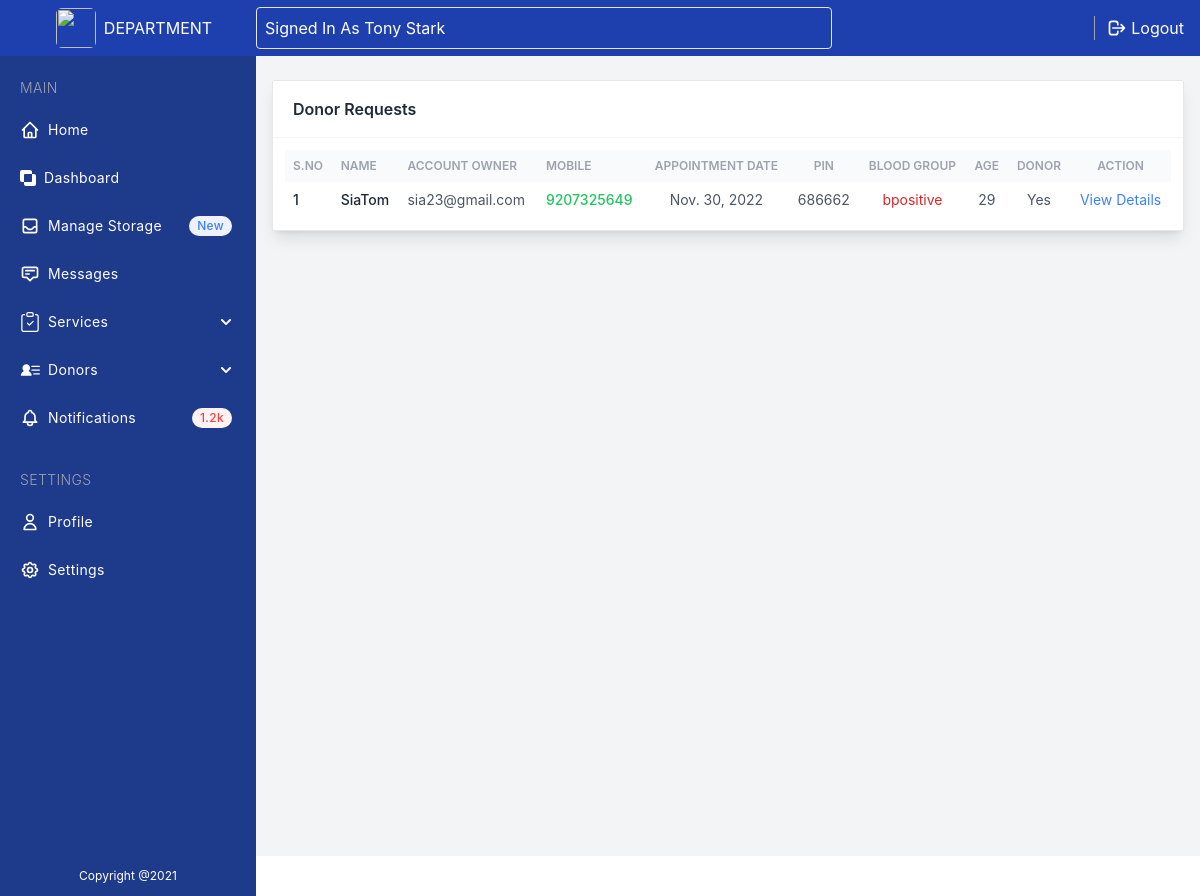
Page /donor_requests/ (signed in) on the committed database.
### user/models.py (models this page shows, shortened)
class DonorAppointment (models.Model):
    user = models.ForeignKey(Donor, on_delete=models.CASCADE)
    fname = models.CharField(max_length=50)
    lname = models.CharField(max_length=50)
    age = models.CharField(max_length=2)
    place = models.CharField(max_length=50)
    pin = models.CharField(max_length=6)
    mob = models.CharField(max_length=15, null=True)
    bloodgroup = models.CharField(max_length=10)
    appointmentdate = models.DateField( max_length=10)
    regulardonor = models.CharField(max_length=6)
    status = models.CharField(max_length=40, null=True)
    departmentremark = models.CharField(max_length=300, null=True)
    date = models.DateTimeField(auto_now_add=True)
    updationdate = models.DateField(null=True)

class Donor (models.Model):
    user = models.ForeignKey(User, on_delete=models.CASCADE)
    contact = models.CharField(max_length=15, null=True)
    place = models.CharField(max_length=50)
    userpin = models.CharField(max_length=6)
    userpic = models.FileField(null=True)
    userbloodgroup = models.CharField(max_length=10)
    userdob = models.CharField(max_length=2)
    regdate = models.DateTimeField(auto_now_add=True)
    def __str__(self):
        return self.user.username

### department/views.py (the view)
# urls.py: path('donor_requests/', views.donor_requests, name='donor_requests'),
def donor_requests(request):
    if not request.user.is_authenticated:
        return redirect('dep_login')
    appointment = DonorAppointment.objects.filter(status="pending")
    return render(request, 'dep_donor_requests.html', locals())

### templates/dep_donor_requests.html (shortened to what this page needs)
{% extends 'dep_base.html' %}
{% block content %}
{% load static %}
<section class="antialiased bg-gray-100 text-gray-600 h-screen ml-14 mt-14 mb-10 md:ml-64 px-4">
<div class="flex flex-col w-full pt-6 h-full">
    <div class="w-full mx-auto bg-white shadow-lg rounded-sm border border-gray-200">
        <header class="px-5 py-4 border-b border-gray-100">
            <h2 class="font-semibold text-gray-800">Donor Requests</h2>
        </header>
        <div class="p-3">
            <div class="overflow-x-auto">
                <table class="table-auto w-full">
                    <thead class="text-xs font-semibold uppercase text-gray-400 bg-gray-50">
                        <tr>
                            <th class="p-2 whitespace-nowrap">
                                <div class="font-semibold text-left">S.No</div>
                            </th>
                            <th class="p-2 whitespace-nowrap">
                                <div class="font-semibold text-left">Name</div>
                            </th>
                            <th class="p-2 whitespace-nowrap">
                                <div class="font-semibold text-left">Account Owner</div>
                            </th>
                            <th class="p-2 whitespace-nowrap">
                                <div class="font-semibold text-left">Mobile</div>
                            </th>
                            <th class="p-2 whitespace-nowrap">
                                <div class="font-semibold text-center">Appointment Date</div>
                            </th>
                            <th class="p-2 whitespace-nowrap">
                                <div class="font-semibold text-center">Pin</div>
                            </th>
                            <th class="p-2 whitespace-nowrap">
                                <div class="font-semibold text-center">Blood Group</div>
                            </th>
                            <th class="p-2 whitespace-nowrap">
                                <div class="font-semibold text-center">Age</div>
                            </th>
                            <th class="p-2 whitespace-nowrap">
                                <div class="font-semibold text-center">Donor</div>
                            </th>
                            <th class="p-2 whitespace-nowrap">
                                <div class="font-semibold text-center">Action</div>
                            </th>
                        </tr>
                    </thead>
                    <tbody class="text-sm divide-y divide-gray-100">
                        {% for i in appointment %}
                        <tr>
                            <td class="p-2 whitespace-nowrap">
                                <div class="flex items-center">
                                    <div class="font-medium text-gray-800">{{forloop.counter}}</div>
                                </div>
                            </td>
                            <td class="p-2 whitespace-nowrap">
                                <div class="flex items-center">
                                    <div class="font-medium text-gray-800">{{ i.fname }}{{ i.lname }}</div>
                                </div>
                            </td>
                            <td class="p-2 whitespace-nowrap">
                                <div class="text-left">{{i.user}}</div>
                            </td>
                            <td class="p-2 whitespace-nowrap">
                                <div class="text-left font-medium text-green-500">{{i.mob}}</div>
                            </td>
                            <td class="p-2 whitespace-nowrap">
                                <div class="text-md text-center">{{i.appointmentdate}}</div>
                            </td>
                            <td class="p-2 whitespace-nowrap">
                                <div class="text-md text-center">{{i.pin}}</div>
                            </td>
                            <td class="p-2 whitespace-nowrap text-red-600">
                                <div class="text-md text-center">{{i.bloodgroup}}</div>
                            </td>
                            <td class="p-2 whitespace-nowrap">
                                <div class="text-md text-center">{{i.age}}</div>
                            </td>
                            <td class="p-2 whitespace-nowrap">
                                <div class="text-md text-center">{{i.regulardonor}}</div>
                            </td>
                            <td class="p-2 whitespace-nowrap">
                                <div class="text-md text-center"><a href="{% url 'donor_details' i.id %}" class="text-blue-500 hover:text-blue-700">View Details</a> </div>
                            </td>
                        </tr>
                        {% endfor %}
                    </tbody>
                </table>
            </div>
        </div>
    </div>
</div>
</section>
{% endblock %}

### templates/dep_base.html (shortened to what this page needs)
{% load static %}
<!DOCTYPE html>
<html lang="en">
<head>
    <link rel="stylesheet" href="{% static 'css/main.min.css' %}">
</head>
<body class="bg-white m-0 bg-[url('../img/bg-tablet-pattern.svg')] bg-[length:800px_800px]">
  {% load static %}
<div x-data="setup()" :class="{ 'dark': isDark }">
    <div class="min-h-screen flex flex-col flex-auto flex-shrink-0 antialiased bg-white dark:bg-gray-700 text-black dark:text-white">
      <div class="fixed w-full flex items-center justify-between h-14 text-white z-10">
        <div class="flex items-center justify-start md:justify-center pl-3 w-14 md:w-64 h-14 bg-blue-800 dark:bg-gray-800 border-none">
          <img class="w-7 h-7 md:w-10 md:h-10 mr-2 rounded-md overflow-hidden" src="{{request.user.department_set.all.0.deppic.url}}" />
          <span class="hidden md:block">DEPARTMENT</span>
        </div>
        <div class="flex justify-between items-center h-14 bg-blue-800 dark:bg-gray-800 header-right">
          <div class="rounded flex items-center w-full max-w-xl mr-4 p-2 shadow-sm border border-gray-200">
            <p class="text-white">Signed In As {{request.user.first_name}} {{request.user.last_name}}</p>
          </div>
          <ul class="flex items-center">
            <li>
            </li>
            <li>
              <a href="{% url 'dep_logout' %}" class="flex items-center mr-4 hover:text-blue-100">
                <span class="inline-flex mr-1">
                  <svg class="w-5 h-5" fill="none" stroke="currentColor" viewBox="0 0 24 24" xmlns="http://www.w3.org/2000/svg"><path stroke-linecap="round" stroke-linejoin="round" stroke-width="2" d="M17 16l4-4m0 0l-4-4m4 4H7m6 4v1a3 3 0 01-3 3H6a3 3 0 01-3-3V7a3 3 0 013-3h4a3 3 0 013 3v1"></path></svg>
                </span>
                Logout
              </a>
            </li>
          </ul>
        </div>
      </div>
      <div class="fixed flex flex-col top-14 left-0 w-14 hover:w-64 md:w-64 bg-blue-900 dark:bg-gray-900 h-full text-white transition-all duration-300 border-none z-10 sidebar">
        <div class="overflow-y-auto overflow-x-hidden flex flex-col justify-between flex-grow">
          <ul class="flex flex-col py-4 space-y-1">
            <li class="px-5 hidden md:block">
              <div class="flex flex-row items-center h-8">
                <div class="text-sm font-light tracking-wide text-gray-400 uppercase">Main</div>
              </div>
            </li>
            <li>
              <a href="{% url 'dep_home' %}" class="relative flex flex-row items-center h-11 focus:outline-none hover:bg-blue-800 dark:hover:bg-gray-600 text-white-600 hover:text-white-800 border-l-4 border-transparent hover:border-blue-500 dark:hover:border-gray-800 pr-6">
                <span class="inline-flex justify-center items-center ml-4">
                </span>
                <span class="ml-2 text-sm tracking-wide truncate">Home</span>
              </a>
            </li>
            <li>
              <a href="{% url 'dep_dashboard' %}" class="relative flex flex-row items-center h-11 focus:outline-none hover:bg-blue-800 dark:hover:bg-gray-600 text-white-600 hover:text-white-800 border-l-4 border-transparent hover:border-blue-500 dark:hover:border-gray-800 pr-6">
                <span class="inline-flex justify-center items-center ml-4">
                </span>
                <span class="ml-2 text-sm tracking-wide truncate">Dashboard</span>
              </a>
            </li>
            <li>
              <a href="#" class="relative flex flex-row items-center h-11 focus:outline-none hover:bg-blue-800 dark:hover:bg-gray-600 text-white-600 hover:text-white-800 border-l-4 border-transparent hover:border-blue-500 dark:hover:border-gray-800 pr-6">
                <span class="inline-flex justify-center items-center ml-4">
                </span>
                <span class="ml-2 text-sm tracking-wide truncate">Manage Storage</span>
                <span class="hidden md:block px-2 py-0.5 ml-auto text-xs font-medium tracking-wide text-blue-500 bg-indigo-50 rounded-full">New</span>
              </a>
            </li>
            <li>
              <a href="#" class="relative flex flex-row items-center h-11 focus:outline-none hover:bg-blue-800 dark:hover:bg-gray-600 text-white-600 hover:text-white-800 border-l-4 border-transparent hover:border-blue-500 dark:hover:border-gray-800 pr-6">
                <span class="inline-flex justify-center items-center ml-4">
                  <svg class="w-5 h-5" fill="none" stroke="currentColor" viewBox="0 0 24 24" xmlns="http://www.w3.org/2000/svg"><path stroke-linecap="round" stroke-linejoin="round" stroke-width="2" d="M7 8h10M7 12h4m1 8l-4-4H5a2 2 0 01-2-2V6a2 2 0 012-2h14a2 2 0 012 2v8a2 2 0 01-2 2h-3l-4 4z"></path></svg>
                </span>
                <span class="ml-2 text-sm tracking-wide truncate">Messages</span>
              </a>
            </li>
            <li class="relative" id="sidenavEx1">
              <a class="flex text-sm items-center h-11  overflow-hidden hover:text-white-800 text-ellipsis whitespace-nowrap rounded dark:hover:border-gray-800 pr-6 border-l-4 border-transparent hover:border-blue-500 dark:hover:bg-gray-600 transition duration-300 ease-in-out cursor-pointer" data-mdb-ripple="true" data-mdb-ripple-color="dark" data-bs-toggle="collapse" data-bs-target="#collapseSidenavEx1" aria-expanded="true" aria-controls="collapseSidenavEx1">
                <span class="inline-flex justify-center items-center ml-4">
                </span>
                <span class="ml-2 text-sm tracking-wide truncate">Services</span>
              </a>
            </li>
            <li class="relative" id="sidenavEx2">
              <a class="flex text-sm items-center h-11  overflow-hidden hover:text-white-800 text-ellipsis whitespace-nowrap rounded dark:hover:border-gray-800 pr-6 border-l-4 border-transparent hover:border-blue-500 dark:hover:bg-gray-600 transition duration-300 ease-in-out cursor-pointer" data-mdb-ripple="true" data-mdb-ripple-color="dark" data-bs-toggle="collapse" data-bs-target="#collapseSidenavEx2" aria-expanded="true" aria-controls="collapseSidenavEx2">
                <span class="inline-flex justify-center items-center ml-4">
                </span>
                <span class="ml-2 text-sm tracking-wide truncate">Donors</span>
              </a>
            </li>
            <li>
              <a href="#" class="relative flex flex-row items-center h-11 focus:outline-none hover:bg-blue-800 dark:hover:bg-gray-600 text-white-600 hover:text-white-800 border-l-4 border-transparent hover:border-blue-500 dark:hover:border-gray-800 pr-6">
                <span class="inline-flex justify-center items-center ml-4">
                </span>
                <span class="ml-2 text-sm tracking-wide truncate">Notifications</span>
                <span class="hidden md:block px-2 py-0.5 ml-auto text-xs font-medium tracking-wide text-red-500 bg-red-50 rounded-full">1.2k</span>
              </a>
            </li>
            <li class="px-5 hidden md:block">
              <div class="flex flex-row items-center mt-5 h-8">
                <div class="text-sm font-light tracking-wide text-gray-400 uppercase">Settings</div>
              </div>
            </li>
            <li>
              <a href="{% url 'dep_profile' %}" class="relative flex flex-row items-center h-11 focus:outline-none hover:bg-blue-800 dark:hover:bg-gray-600 text-white-600 hover:text-white-800 border-l-4 border-transparent hover:border-blue-500 dark:hover:border-gray-800 pr-6">
                <span class="inline-flex justify-center items-center ml-4">
                  <svg class="w-5 h-5" fill="none" stroke="currentColor" viewBox="0 0 24 24" xmlns="http://www.w3.org/2000/svg"><path stroke-linecap="round" stroke-linejoin="round" stroke-width="2" d="M16 7a4 4 0 11-8 0 4 4 0 018 0zM12 14a7 7 0 00-7 7h14a7 7 0 00-7-7z"></path></svg>
                </span>
                <span class="ml-2 text-sm tracking-wide truncate">Profile</span>
              </a>
            </li>
            <li>
              <a href="#" class="relative flex flex-row items-center h-11 focus:outline-none hover:bg-blue-800 dark:hover:bg-gray-600 text-white-600 hover:text-white-800 border-l-4 border-transparent hover:border-blue-500 dark:hover:border-gray-800 pr-6">
                <span class="inline-flex justify-center items-center ml-4">
                </span>
                <span class="ml-2 text-sm tracking-wide truncate">Settings</span>
              </a>
            </li>
          </ul>
          <p class="mb-14 px-5 py-3 hidden md:block text-center text-xs">Copyright @2021</p>
        </div>
      </div>
      {% block content %}
      {% endblock %}
    </div>
  </div>
</body>
</html>

### templates/dep_base.html (style rules this page uses)
.header-right { width: calc(100% - 3.5rem); }
@media only screen and (min-width: 768px) { .header-right { width: calc(100% - 16rem); } }

### rows in the picture
DonorAppointment: fname "Sia", lname "Tom", user "sia23@gmail.com", mob "9207325649", appointmentdate "Nov. 30, 2022", pin "686662", bloodgroup "bpositive", age "29", regulardonor "Yes"

### other values in the picture
{{ request.user.first_name }} "Tony"
{{ request.user.last_name }} "Stark"
